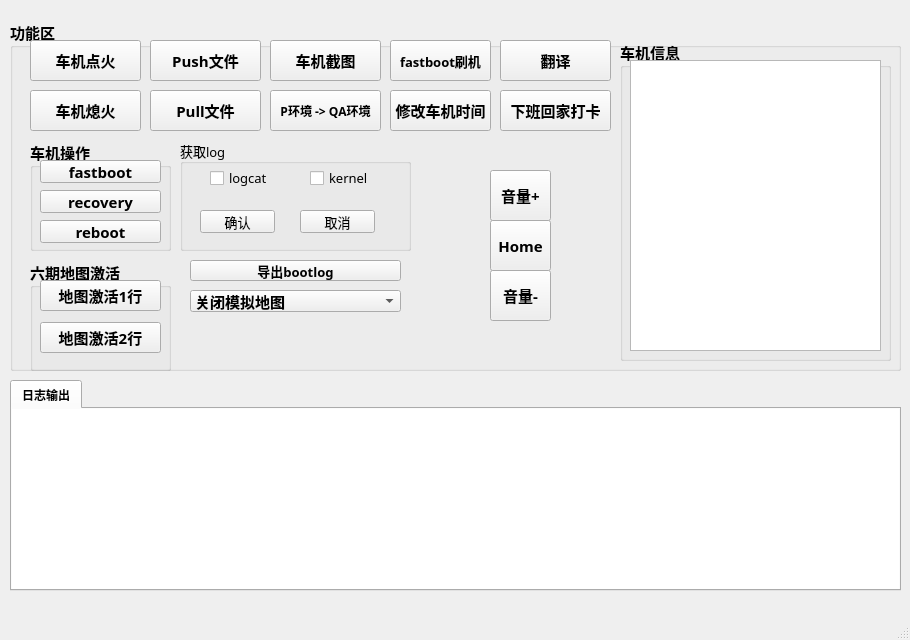
<?xml version="1.0" encoding="UTF-8"?>
<ui version="4.0">
 <class>mainWindow</class>
 <widget class="QMainWindow" name="mainWindow">
  <property name="geometry">
   <rect>
    <x>0</x>
    <y>0</y>
    <width>910</width>
    <height>640</height>
   </rect>
  </property>
  <property name="sizePolicy">
   <sizepolicy hsizetype="Preferred" vsizetype="Preferred">
    <horstretch>0</horstretch>
    <verstretch>0</verstretch>
   </sizepolicy>
  </property>
  <property name="minimumSize">
   <size>
    <width>910</width>
    <height>640</height>
   </size>
  </property>
  <property name="maximumSize">
   <size>
    <width>910</width>
    <height>640</height>
   </size>
  </property>
  <property name="windowTitle">
   <string>个人工具</string>
  </property>
  <widget class="QWidget" name="centralwidget">
   <widget class="QGroupBox" name="groupBox_2">
    <property name="geometry">
     <rect>
      <x>10</x>
      <y>20</y>
      <width>891</width>
      <height>351</height>
     </rect>
    </property>
    <property name="font">
     <font>
      <family>宋体</family>
      <pointsize>11</pointsize>
      <weight>75</weight>
      <bold>true</bold>
     </font>
    </property>
    <property name="title">
     <string>功能区</string>
    </property>
    <widget class="QPushButton" name="pushButton_2">
     <property name="geometry">
      <rect>
       <x>20</x>
       <y>20</y>
       <width>111</width>
       <height>41</height>
      </rect>
     </property>
     <property name="minimumSize">
      <size>
       <width>111</width>
       <height>0</height>
      </size>
     </property>
     <property name="toolTip">
      <string>车机点火</string>
     </property>
     <property name="text">
      <string>车机点火</string>
     </property>
     <property name="icon">
      <iconset>
       <normaloff>../../Desktop/123/ut/res/image/input.bmp</normaloff>../../Desktop/123/ut/res/image/input.bmp</iconset>
     </property>
     <property name="iconSize">
      <size>
       <width>26</width>
       <height>26</height>
      </size>
     </property>
    </widget>
    <widget class="QPushButton" name="pushButton_4">
     <property name="geometry">
      <rect>
       <x>20</x>
       <y>70</y>
       <width>111</width>
       <height>41</height>
      </rect>
     </property>
     <property name="minimumSize">
      <size>
       <width>111</width>
       <height>0</height>
      </size>
     </property>
     <property name="toolTip">
      <string>车机熄火</string>
     </property>
     <property name="text">
      <string>车机熄火</string>
     </property>
    </widget>
    <widget class="QPushButton" name="pushButton_5">
     <property name="geometry">
      <rect>
       <x>140</x>
       <y>20</y>
       <width>111</width>
       <height>41</height>
      </rect>
     </property>
     <property name="minimumSize">
      <size>
       <width>111</width>
       <height>0</height>
      </size>
     </property>
     <property name="toolTip">
      <string>Push文件</string>
     </property>
     <property name="text">
      <string>Push文件</string>
     </property>
    </widget>
    <widget class="QPushButton" name="pushButton_6">
     <property name="geometry">
      <rect>
       <x>140</x>
       <y>70</y>
       <width>111</width>
       <height>41</height>
      </rect>
     </property>
     <property name="minimumSize">
      <size>
       <width>111</width>
       <height>0</height>
      </size>
     </property>
     <property name="toolTip">
      <string>Pull文件</string>
     </property>
     <property name="text">
      <string>Pull文件</string>
     </property>
    </widget>
    <widget class="QPushButton" name="pushButton_7">
     <property name="geometry">
      <rect>
       <x>490</x>
       <y>70</y>
       <width>111</width>
       <height>41</height>
      </rect>
     </property>
     <property name="minimumSize">
      <size>
       <width>111</width>
       <height>0</height>
      </size>
     </property>
     <property name="toolTip">
      <string>下班回家打卡</string>
     </property>
     <property name="text">
      <string>下班回家打卡</string>
     </property>
    </widget>
    <widget class="QPushButton" name="pushButton_10">
     <property name="geometry">
      <rect>
       <x>490</x>
       <y>20</y>
       <width>111</width>
       <height>41</height>
      </rect>
     </property>
     <property name="minimumSize">
      <size>
       <width>111</width>
       <height>0</height>
      </size>
     </property>
     <property name="toolTip">
      <string>翻译</string>
     </property>
     <property name="text">
      <string>翻译</string>
     </property>
    </widget>
    <widget class="QGroupBox" name="groupBox_6">
     <property name="geometry">
      <rect>
       <x>170</x>
       <y>120</y>
       <width>231</width>
       <height>111</height>
      </rect>
     </property>
     <property name="font">
      <font>
       <family>宋体</family>
       <pointsize>10</pointsize>
       <weight>50</weight>
       <bold>false</bold>
      </font>
     </property>
     <property name="title">
      <string>获取log</string>
     </property>
     <widget class="QCheckBox" name="checkBox">
      <property name="geometry">
       <rect>
        <x>30</x>
        <y>30</y>
        <width>71</width>
        <height>16</height>
       </rect>
      </property>
      <property name="text">
       <string>logcat</string>
      </property>
     </widget>
     <widget class="QCheckBox" name="checkBox_2">
      <property name="geometry">
       <rect>
        <x>130</x>
        <y>30</y>
        <width>71</width>
        <height>16</height>
       </rect>
      </property>
      <property name="text">
       <string>kernel</string>
      </property>
     </widget>
     <widget class="QPushButton" name="pushButton">
      <property name="geometry">
       <rect>
        <x>20</x>
        <y>70</y>
        <width>75</width>
        <height>23</height>
       </rect>
      </property>
      <property name="toolTip">
       <string>确认</string>
      </property>
      <property name="text">
       <string>确认</string>
      </property>
     </widget>
     <widget class="QPushButton" name="pushButton_3">
      <property name="geometry">
       <rect>
        <x>120</x>
        <y>70</y>
        <width>75</width>
        <height>23</height>
       </rect>
      </property>
      <property name="toolTip">
       <string>取消</string>
      </property>
      <property name="text">
       <string>取消</string>
      </property>
     </widget>
    </widget>
    <widget class="QGroupBox" name="groupBox_7">
     <property name="geometry">
      <rect>
       <x>20</x>
       <y>120</y>
       <width>141</width>
       <height>111</height>
      </rect>
     </property>
     <property name="title">
      <string>车机操作</string>
     </property>
     <widget class="QPushButton" name="pushButton_11">
      <property name="geometry">
       <rect>
        <x>10</x>
        <y>20</y>
        <width>121</width>
        <height>23</height>
       </rect>
      </property>
      <property name="font">
       <font>
        <family>仿宋</family>
       </font>
      </property>
      <property name="toolTip">
       <string>fastboot</string>
      </property>
      <property name="text">
       <string>fastboot</string>
      </property>
     </widget>
     <widget class="QPushButton" name="pushButton_12">
      <property name="geometry">
       <rect>
        <x>10</x>
        <y>50</y>
        <width>121</width>
        <height>23</height>
       </rect>
      </property>
      <property name="font">
       <font>
        <family>仿宋</family>
       </font>
      </property>
      <property name="toolTip">
       <string>recovery</string>
      </property>
      <property name="text">
       <string>recovery</string>
      </property>
     </widget>
     <widget class="QPushButton" name="pushButton_17">
      <property name="geometry">
       <rect>
        <x>10</x>
        <y>80</y>
        <width>121</width>
        <height>23</height>
       </rect>
      </property>
      <property name="font">
       <font>
        <family>仿宋</family>
       </font>
      </property>
      <property name="toolTip">
       <string>reboot</string>
      </property>
      <property name="text">
       <string>reboot</string>
      </property>
     </widget>
    </widget>
    <widget class="QPushButton" name="pushButton_15">
     <property name="geometry">
      <rect>
       <x>260</x>
       <y>20</y>
       <width>111</width>
       <height>41</height>
      </rect>
     </property>
     <property name="minimumSize">
      <size>
       <width>111</width>
       <height>0</height>
      </size>
     </property>
     <property name="toolTip">
      <string>查看系统V850和RL78版本号</string>
     </property>
     <property name="text">
      <string>车机截图</string>
     </property>
    </widget>
    <widget class="QPushButton" name="pushButton_14">
     <property name="geometry">
      <rect>
       <x>260</x>
       <y>70</y>
       <width>111</width>
       <height>41</height>
      </rect>
     </property>
     <property name="font">
      <font>
       <family>宋体</family>
       <pointsize>9</pointsize>
      </font>
     </property>
     <property name="toolTip">
      <string>环境切换</string>
     </property>
     <property name="text">
      <string>P环境 -&gt; QA环境</string>
     </property>
    </widget>
    <widget class="QGroupBox" name="groupBox_3">
     <property name="geometry">
      <rect>
       <x>20</x>
       <y>240</y>
       <width>141</width>
       <height>111</height>
      </rect>
     </property>
     <property name="title">
      <string>六期地图激活</string>
     </property>
     <widget class="QPushButton" name="pushButton_16">
      <property name="geometry">
       <rect>
        <x>10</x>
        <y>20</y>
        <width>121</width>
        <height>31</height>
       </rect>
      </property>
      <property name="toolTip">
       <string>地图激活1行</string>
      </property>
      <property name="text">
       <string>地图激活1行</string>
      </property>
     </widget>
     <widget class="QPushButton" name="pushButton_18">
      <property name="geometry">
       <rect>
        <x>10</x>
        <y>62</y>
        <width>121</width>
        <height>31</height>
       </rect>
      </property>
      <property name="toolTip">
       <string>地图激活2行</string>
      </property>
      <property name="text">
       <string>地图激活2行</string>
      </property>
     </widget>
    </widget>
    <widget class="QPushButton" name="pushButton_8">
     <property name="geometry">
      <rect>
       <x>480</x>
       <y>200</y>
       <width>61</width>
       <height>51</height>
      </rect>
     </property>
     <property name="toolTip">
      <string>Home键</string>
     </property>
     <property name="text">
      <string>Home</string>
     </property>
    </widget>
    <widget class="QPushButton" name="pushButton_13">
     <property name="geometry">
      <rect>
       <x>180</x>
       <y>240</y>
       <width>211</width>
       <height>21</height>
      </rect>
     </property>
     <property name="font">
      <font>
       <family>黑体</family>
       <pointsize>10</pointsize>
      </font>
     </property>
     <property name="toolTip">
      <string>导出bootlog</string>
     </property>
     <property name="text">
      <string>导出bootlog</string>
     </property>
    </widget>
    <widget class="QComboBox" name="comboBox">
     <property name="geometry">
      <rect>
       <x>180</x>
       <y>270</y>
       <width>211</width>
       <height>22</height>
      </rect>
     </property>
     <property name="contextMenuPolicy">
      <enum>Qt::DefaultContextMenu</enum>
     </property>
     <item>
      <property name="text">
       <string>关闭模拟地图</string>
      </property>
     </item>
     <item>
      <property name="text">
       <string>激活模拟地图</string>
      </property>
     </item>
    </widget>
    <widget class="QPushButton" name="pushButton_19">
     <property name="geometry">
      <rect>
       <x>480</x>
       <y>150</y>
       <width>61</width>
       <height>51</height>
      </rect>
     </property>
     <property name="toolTip">
      <string>音量+</string>
     </property>
     <property name="text">
      <string>音量+</string>
     </property>
    </widget>
    <widget class="QPushButton" name="pushButton_20">
     <property name="geometry">
      <rect>
       <x>480</x>
       <y>250</y>
       <width>61</width>
       <height>51</height>
      </rect>
     </property>
     <property name="toolTip">
      <string>音量-</string>
     </property>
     <property name="text">
      <string>音量-</string>
     </property>
    </widget>
    <widget class="QPushButton" name="pushButton_22">
     <property name="geometry">
      <rect>
       <x>380</x>
       <y>20</y>
       <width>101</width>
       <height>41</height>
      </rect>
     </property>
     <property name="font">
      <font>
       <pointsize>10</pointsize>
      </font>
     </property>
     <property name="toolTip">
      <string>fastboot刷机</string>
     </property>
     <property name="text">
      <string>fastboot刷机</string>
     </property>
    </widget>
    <widget class="QPushButton" name="pushButton_23">
     <property name="geometry">
      <rect>
       <x>380</x>
       <y>70</y>
       <width>101</width>
       <height>41</height>
      </rect>
     </property>
     <property name="text">
      <string>修改车机时间</string>
     </property>
    </widget>
    <widget class="QGroupBox" name="groupBox">
     <property name="geometry">
      <rect>
       <x>610</x>
       <y>20</y>
       <width>271</width>
       <height>321</height>
      </rect>
     </property>
     <property name="title">
      <string>车机信息</string>
     </property>
     <widget class="QTextEdit" name="textEdit_2">
      <property name="geometry">
       <rect>
        <x>10</x>
        <y>20</y>
        <width>251</width>
        <height>291</height>
       </rect>
      </property>
     </widget>
    </widget>
   </widget>
   <widget class="QTabWidget" name="tabWidget">
    <property name="geometry">
     <rect>
      <x>10</x>
      <y>380</y>
      <width>891</width>
      <height>211</height>
     </rect>
    </property>
    <property name="font">
     <font>
      <family>华文楷体</family>
      <pointsize>9</pointsize>
      <weight>75</weight>
      <bold>true</bold>
     </font>
    </property>
    <property name="currentIndex">
     <number>0</number>
    </property>
    <widget class="QWidget" name="tab">
     <attribute name="title">
      <string>日志输出</string>
     </attribute>
     <widget class="QTextEdit" name="textEdit">
      <property name="geometry">
       <rect>
        <x>-1</x>
        <y>-1</y>
        <width>891</width>
        <height>191</height>
       </rect>
      </property>
      <property name="font">
       <font>
        <pointsize>10</pointsize>
       </font>
      </property>
      <property name="undoRedoEnabled">
       <bool>false</bool>
      </property>
      <property name="readOnly">
       <bool>true</bool>
      </property>
     </widget>
    </widget>
   </widget>
  </widget>
  <widget class="QStatusBar" name="statusbar"/>
  <widget class="QMenuBar" name="menubar">
   <property name="geometry">
    <rect>
     <x>0</x>
     <y>0</y>
     <width>910</width>
     <height>23</height>
    </rect>
   </property>
  </widget>
 </widget>
 <tabstops>
  <tabstop>pushButton_2</tabstop>
  <tabstop>pushButton_4</tabstop>
  <tabstop>pushButton_5</tabstop>
  <tabstop>pushButton_6</tabstop>
  <tabstop>pushButton_7</tabstop>
 </tabstops>
 <resources/>
 <connections/>
 <slots>
  <slot>pushbutton_click()</slot>
 </slots>
</ui>
